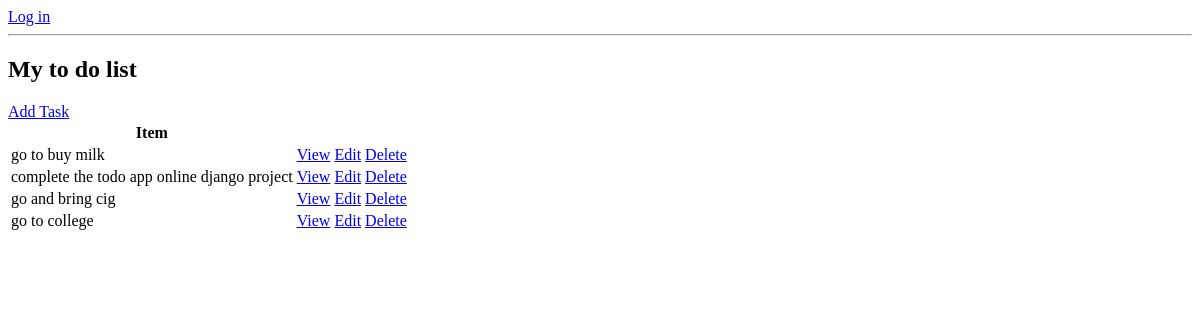
The app's page /, older data.
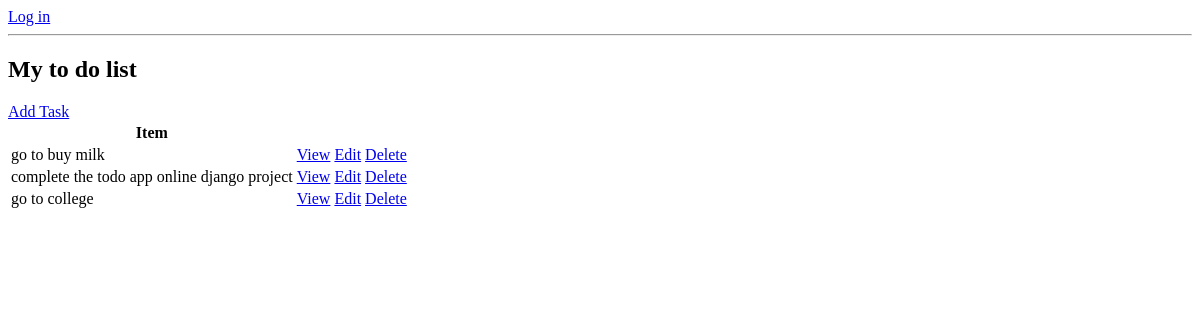
The same page, newer data.
### To_do_app/models.py (models this page shows, shortened)
class Task(models.Model):
    user = models.ForeignKey(User, on_delete =models.CASCADE, null=True, blank=True )
    title = models.CharField(max_length=2000)
    discription = models.TextField(null=True, blank=True)
    complete = models.BooleanField(default=False)
    created = models.DateTimeField(auto_now_add=True)
    class Meta:
        ordering = ['complete']

### To_do_app/views.py (the view)
# urls.py: to this 'exaple url = path('', TaskList.as_view(), name='tasks'),'
class TaskList(ListView):
    model = Task
    '''
    now we want to pass the data onto our template (frontend)
    so how do wwe get that query set onto our template , how do we go pass it in

    Bydefault django calls that query set objectList
    django is gonna look for objects_list which is the default name  of the context_object_name

    so inorder to give the context_object_name (objects_list by default) your own name
    just type context_object_name = 'tasks'
    and now in pur template we can refer to our context_object_name as tasks
    '''
    context_object_name = 'tasks'

### To_do_app/templates/To_do_app/task_list.html
{% if request.user.is_authenticated %}
    <p>{{request.user}}</p>
    <a href="{% url 'logout' %}">Log out</a>
{% else %}
    <a href="{% url 'login' %}">Log in</a>
{% endif %}
<hr>
<h2>My to do list</h2>
<a href="{%url 'task-create'%}">Add Task</a>
<table>
    <tr>
      <th>Item</th>
      <th></th>
      <th></th>
    </tr>
    {%for task in tasks %}
    <tr>
       <td>{{task.title}}</td>
       <td><a href = "{%url 'task' task.id%}"> View </a></td>
       <td><a href = "{%url 'task-update' task.id%}"> Edit </a></td>
       <td><a href = "{%url 'task-delete' task.id%}"> Delete </a></td>
    </tr>
    {%empty%}
      <h3>No task to remember!</h3>
    {%endfor%}
</table>

Row changes from the older to the newer data that the page shows:
removed Task: title "go and bring cig"
